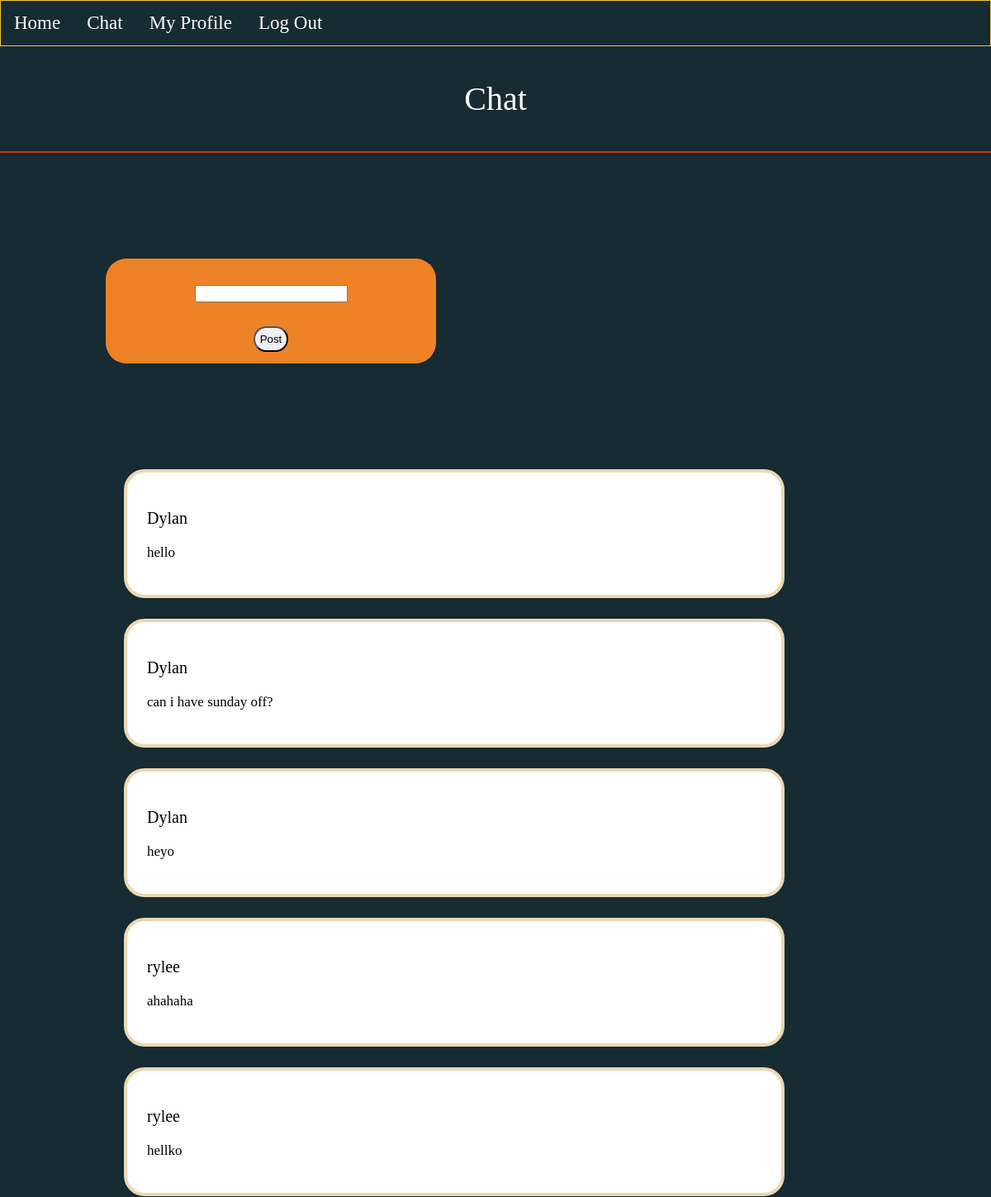
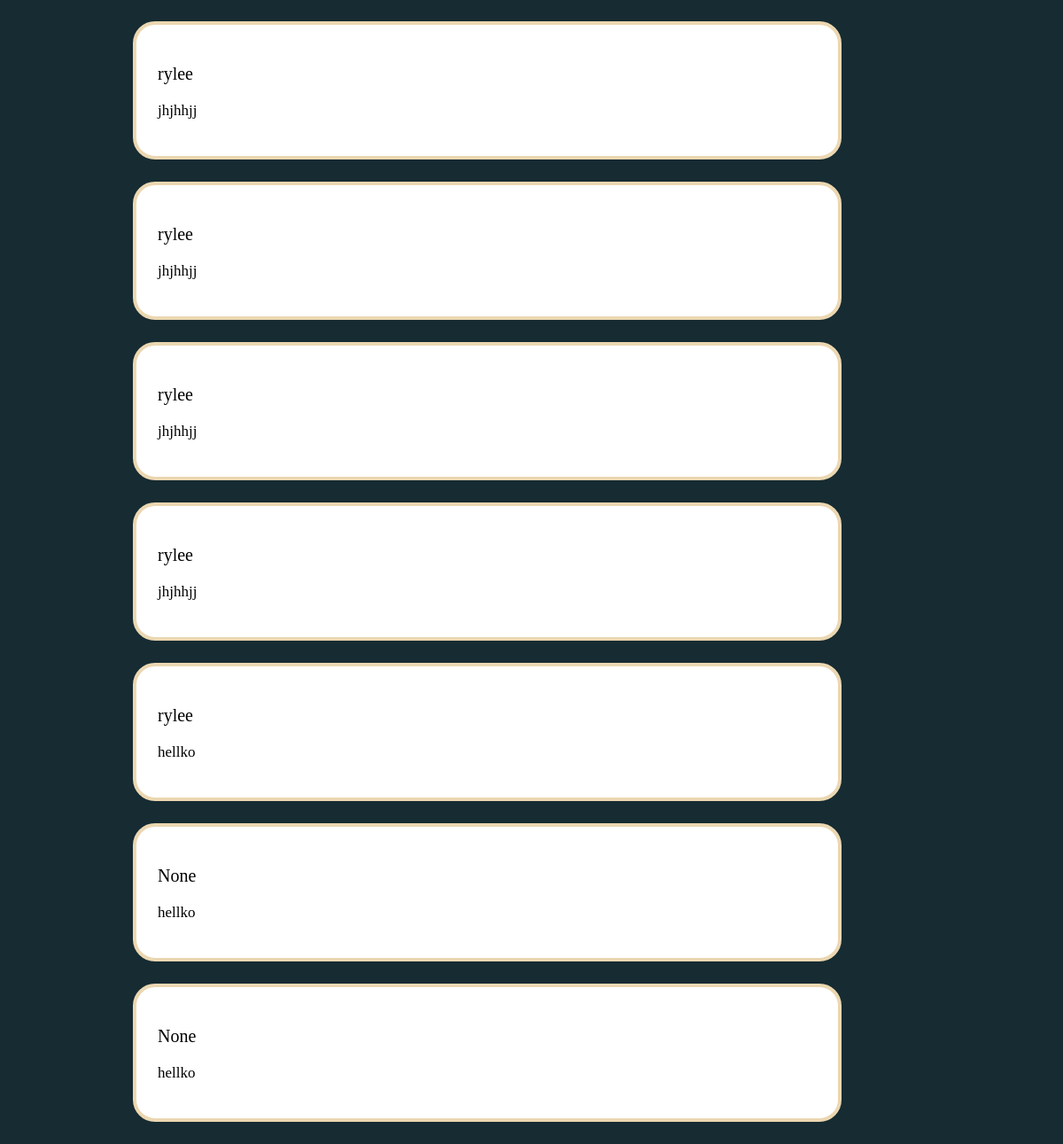
The page /messagepage/ (signed in) on the database its author committed (2 pictures, top to bottom).
### app/models.py (models this page shows)
class Message(models.Model):
    user = models.CharField(null=True, max_length=100)
    content = models.CharField(max_length=200, null=True)

### app/views.py (the view, shortened to what this page needs)
# urls.py: path('messagepage/', views.messagepage, name="messagepage"),
@login_required(login_url='login')
def messagepage(request):
    form = MessageForm()
    chat_messages = Message.objects.all()
    context = {'form':form, 'chat_messages':list(reversed(chat_messages))}
    return render(request, "messageform.html", context)

### app/forms.py
class MessageForm(ModelForm):
    class Meta:
        model = Message
        fields = ['content']

### app/templates/messageform.html (shortened to what this page needs)
{% load mathfilters %} {% load static %}
<!DOCTYPE html>
<html>
  <head>
    <link
      rel="stylesheet"
      href="https://use.fontawesome.com/releases/v5.6.1/css/all.css"
    />
  </head>
  <body>
    <nav class="sticky">
      <a href="{% url 'home'%}">Home</a>
      <a href="{% url 'messagepage' %}">Chat</a>
      <a href="{% url 'profile' %}">My Profile</a>
      <a href="{% url 'logout' %}">Log Out</a>
    </nav>
    <div class="top">
      <p class='chat'>Chat</p>
      <div class='leform'>
        <form class="formbox" action="" method="POST">
            <p class='textbox'>{{form.content}}</p>
            <input class="postbtn" type="submit" value="Post" />
          </form>
      </div>
    </div>
    <div class='all_chat'>
    {% for message in chat_messages %}
    <div class='msgbox'>
      <p class="username">{{message.user}}</p>
      <p class="cont">{{message.content}}</p>
    </div>
    {% endfor %}
  </body>
</html>

### app/templates/messageform.html (style rules this page uses)
body { background-color: #162b32; padding: 0; margin: 0; }
nav { overflow: hidden; background-color: #162b32; border: 1px solid #FBC532; }
nav a { float: left; color: white; text-align: center; padding: 14px 16px; text-decoration: none; font-size: 23px; }
.msgbox { background-color: white; margin-left: 150px; margin-right: 250px; margin-bottom: 25px; margin-top: 25px; padding: 1.5em; border-radius: 25px; border: 4px solid #EBD7B1; }
.chat { font-size: 40px; color: white; text-align: center; border-bottom: 2px solid #D62819; padding-bottom: 1em; }
.top { margin-bottom: 2em; justify-content: center; }
.username { font-size: 20px; color: black; }
.cont { font-size: 17px; color; black; }
.leform { text-align:center; background-color: #ED8227; width: 400px; margin: 8em; border-radius: 25px; }
.formbox { margin: 1em; padding-top: 1em; }
.postbtn { margin: 1em; padding: 6px; border-radius: 25px; }

### rows shown on the page
Message: user "Dylan", content "hello"
Message: user "Dylan", content "can i have sunday off?"
Message: user "Dylan", content "heyo"
Message: user "rylee", content "ahahaha"
Message: user "rylee", content "hellko"
Message: user "rylee", content "jhjhhjj"
Message: user "rylee", content "jhjhhjj"
Message: user "rylee", content "jhjhhjj"
Message: user "rylee", content "jhjhhjj"
Message: user "rylee", content "hellko"
Message: user "None", content "hellko"
Message: user "None", content "hellko"
